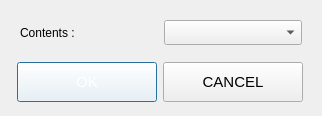
<?xml version="1.0" encoding="UTF-8"?>
<ui version="4.0">
 <class>ContetnsSelectDlg</class>
 <widget class="QDialog" name="ContetnsSelectDlg">
  <property name="geometry">
   <rect>
    <x>0</x>
    <y>0</y>
    <width>318</width>
    <height>112</height>
   </rect>
  </property>
  <layout class="QVBoxLayout" name="verticalLayout">
   <item>
    <widget class="QWidget" name="widget" native="true">
     <layout class="QHBoxLayout" name="horizontalLayout_2">
      <item>
       <widget class="QLabel" name="label">
        <property name="text">
         <string>Contents :</string>
        </property>
       </widget>
      </item>
      <item>
       <widget class="QComboBox" name="comboContents">
        <property name="minimumSize">
         <size>
          <width>0</width>
          <height>25</height>
         </size>
        </property>
        <property name="styleSheet">
         <string notr="true">QComboBox::down-arrow {
image: url(:/Image/Image/Information/arrow_down.png);
width: 14px;
height: 14px;
}</string>
        </property>
       </widget>
      </item>
     </layout>
    </widget>
   </item>
   <item>
    <widget class="QWidget" name="widget_2" native="true">
     <property name="minimumSize">
      <size>
       <width>300</width>
       <height>45</height>
      </size>
     </property>
     <property name="maximumSize">
      <size>
       <width>300</width>
       <height>45</height>
      </size>
     </property>
     <layout class="QHBoxLayout" name="horizontalLayout">
      <property name="spacing">
       <number>0</number>
      </property>
      <property name="leftMargin">
       <number>0</number>
      </property>
      <property name="topMargin">
       <number>0</number>
      </property>
      <property name="rightMargin">
       <number>0</number>
      </property>
      <property name="bottomMargin">
       <number>0</number>
      </property>
      <item>
       <widget class="CustomImageButtonWidget" name="btnOK">
        <property name="minimumSize">
         <size>
          <width>140</width>
          <height>40</height>
         </size>
        </property>
        <property name="maximumSize">
         <size>
          <width>140</width>
          <height>40</height>
         </size>
        </property>
        <property name="palette">
         <palette>
          <active>
           <colorrole role="Button">
            <brush brushstyle="SolidPattern">
             <color alpha="255">
              <red>255</red>
              <green>255</green>
              <blue>255</blue>
             </color>
            </brush>
           </colorrole>
           <colorrole role="ButtonText">
            <brush brushstyle="SolidPattern">
             <color alpha="255">
              <red>255</red>
              <green>255</green>
              <blue>255</blue>
             </color>
            </brush>
           </colorrole>
           <colorrole role="Base">
            <brush brushstyle="SolidPattern">
             <color alpha="255">
              <red>255</red>
              <green>255</green>
              <blue>255</blue>
             </color>
            </brush>
           </colorrole>
           <colorrole role="Window">
            <brush brushstyle="SolidPattern">
             <color alpha="255">
              <red>255</red>
              <green>255</green>
              <blue>255</blue>
             </color>
            </brush>
           </colorrole>
          </active>
          <inactive>
           <colorrole role="Button">
            <brush brushstyle="SolidPattern">
             <color alpha="255">
              <red>255</red>
              <green>255</green>
              <blue>255</blue>
             </color>
            </brush>
           </colorrole>
           <colorrole role="ButtonText">
            <brush brushstyle="SolidPattern">
             <color alpha="255">
              <red>255</red>
              <green>255</green>
              <blue>255</blue>
             </color>
            </brush>
           </colorrole>
           <colorrole role="Base">
            <brush brushstyle="SolidPattern">
             <color alpha="255">
              <red>255</red>
              <green>255</green>
              <blue>255</blue>
             </color>
            </brush>
           </colorrole>
           <colorrole role="Window">
            <brush brushstyle="SolidPattern">
             <color alpha="255">
              <red>255</red>
              <green>255</green>
              <blue>255</blue>
             </color>
            </brush>
           </colorrole>
          </inactive>
          <disabled>
           <colorrole role="Button">
            <brush brushstyle="SolidPattern">
             <color alpha="255">
              <red>255</red>
              <green>255</green>
              <blue>255</blue>
             </color>
            </brush>
           </colorrole>
           <colorrole role="ButtonText">
            <brush brushstyle="SolidPattern">
             <color alpha="255">
              <red>120</red>
              <green>120</green>
              <blue>120</blue>
             </color>
            </brush>
           </colorrole>
           <colorrole role="Base">
            <brush brushstyle="SolidPattern">
             <color alpha="255">
              <red>255</red>
              <green>255</green>
              <blue>255</blue>
             </color>
            </brush>
           </colorrole>
           <colorrole role="Window">
            <brush brushstyle="SolidPattern">
             <color alpha="255">
              <red>255</red>
              <green>255</green>
              <blue>255</blue>
             </color>
            </brush>
           </colorrole>
          </disabled>
         </palette>
        </property>
        <property name="font">
         <font>
          <pointsize>11</pointsize>
         </font>
        </property>
        <property name="text">
         <string>OK</string>
        </property>
       </widget>
      </item>
      <item>
       <widget class="CustomImageButtonWidget" name="btnCancel">
        <property name="minimumSize">
         <size>
          <width>140</width>
          <height>40</height>
         </size>
        </property>
        <property name="maximumSize">
         <size>
          <width>140</width>
          <height>40</height>
         </size>
        </property>
        <property name="font">
         <font>
          <pointsize>11</pointsize>
         </font>
        </property>
        <property name="text">
         <string>CANCEL</string>
        </property>
       </widget>
      </item>
     </layout>
    </widget>
   </item>
  </layout>
 </widget>
 <customwidgets>
  <customwidget>
   <class>CustomImageButtonWidget</class>
   <extends>QPushButton</extends>
   <header>UIClass/CustomWidget/CustomImageButtonWidget.h</header>
  </customwidget>
 </customwidgets>
 <resources/>
 <connections/>
</ui>
